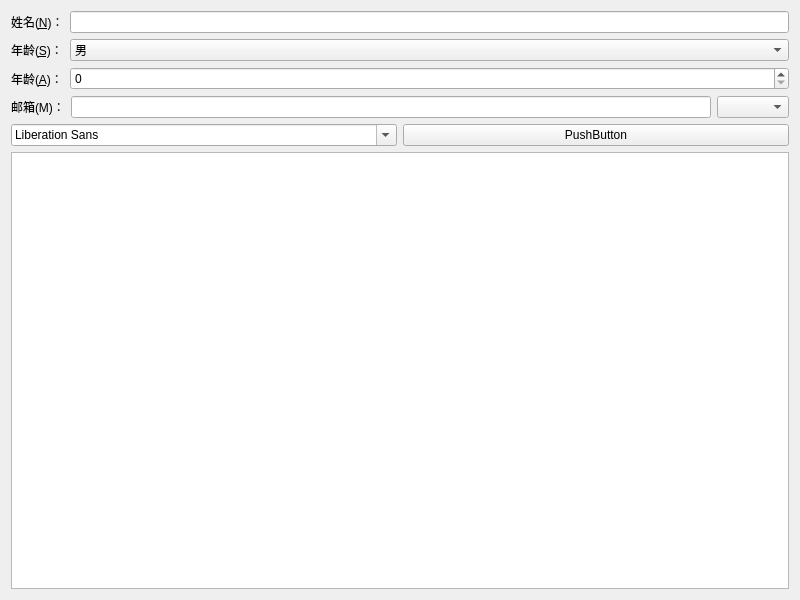
<?xml version="1.0" encoding="UTF-8"?>
<ui version="4.0">
 <class>Widget</class>
 <widget class="QWidget" name="Widget">
  <property name="geometry">
   <rect>
    <x>0</x>
    <y>0</y>
    <width>800</width>
    <height>600</height>
   </rect>
  </property>
  <property name="windowTitle">
   <string>Widget</string>
  </property>
  <layout class="QVBoxLayout" name="verticalLayout_3" stretch="4">
   <item>
    <layout class="QVBoxLayout" name="verticalLayout_2" stretch="0,0,1">
     <item>
      <layout class="QGridLayout" name="gridLayout_3" rowstretch="3,1">
       <item row="0" column="0">
        <layout class="QGridLayout" name="gridLayout_2">
         <item row="0" column="0">
          <layout class="QFormLayout" name="formLayout">
           <item row="0" column="0">
            <widget class="QLabel" name="nLabel">
             <property name="text">
              <string>姓名(&amp;N)：</string>
             </property>
             <property name="buddy">
              <cstring>nLineEdit</cstring>
             </property>
            </widget>
           </item>
           <item row="0" column="1">
            <widget class="QLineEdit" name="nLineEdit"/>
           </item>
           <item row="1" column="0">
            <widget class="QLabel" name="sLabel">
             <property name="text">
              <string>年龄(&amp;S)：</string>
             </property>
             <property name="buddy">
              <cstring>sComboBox</cstring>
             </property>
            </widget>
           </item>
           <item row="1" column="1">
            <widget class="QComboBox" name="sComboBox">
             <item>
              <property name="text">
               <string>男</string>
              </property>
             </item>
             <item>
              <property name="text">
               <string>女</string>
              </property>
             </item>
            </widget>
           </item>
           <item row="2" column="0">
            <widget class="QLabel" name="aLabel">
             <property name="text">
              <string>年龄(&amp;A)：</string>
             </property>
             <property name="buddy">
              <cstring>aSpinBox</cstring>
             </property>
            </widget>
           </item>
           <item row="2" column="1">
            <widget class="QSpinBox" name="aSpinBox"/>
           </item>
          </layout>
         </item>
        </layout>
       </item>
       <item row="1" column="0">
        <layout class="QHBoxLayout" name="horizontalLayout_4">
         <item>
          <widget class="QLabel" name="label_2">
           <property name="text">
            <string>邮箱(M)：</string>
           </property>
          </widget>
         </item>
         <item>
          <widget class="QLineEdit" name="lineEdit_2"/>
         </item>
         <item>
          <widget class="QComboBox" name="comboBox_2"/>
         </item>
        </layout>
       </item>
      </layout>
     </item>
     <item>
      <layout class="QVBoxLayout" name="verticalLayout" stretch="">
       <property name="spacing">
        <number>6</number>
       </property>
      </layout>
     </item>
     <item>
      <layout class="QGridLayout" name="gridLayout" rowstretch="0,1">
       <item row="0" column="0">
        <layout class="QHBoxLayout" name="horizontalLayout_2">
         <item>
          <widget class="QFontComboBox" name="fontComboBox"/>
         </item>
         <item>
          <widget class="QPushButton" name="pushButton">
           <property name="text">
            <string>PushButton</string>
           </property>
          </widget>
         </item>
        </layout>
       </item>
       <item row="1" column="0">
        <widget class="QTextEdit" name="textEdit"/>
       </item>
      </layout>
     </item>
    </layout>
   </item>
  </layout>
 </widget>
 <resources/>
 <connections/>
</ui>
